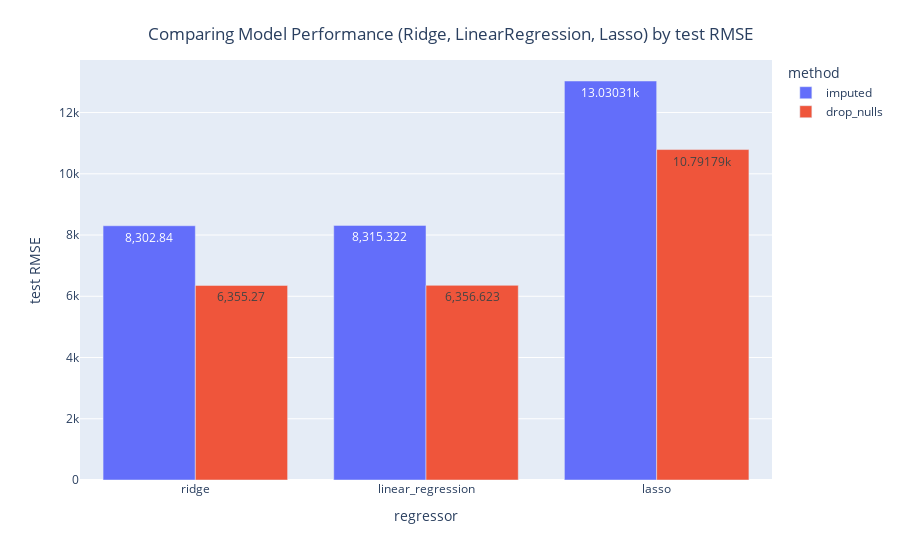
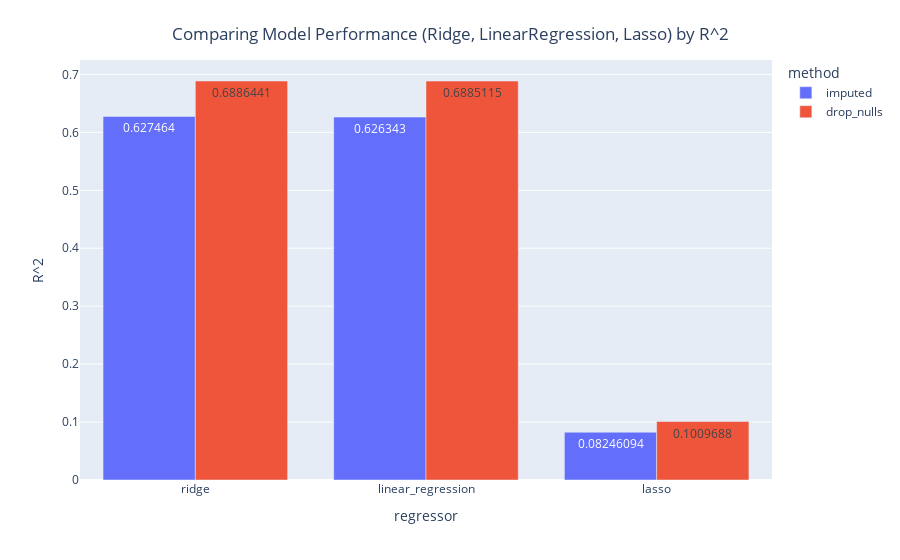

The code cell stored with these charts, in order, in its notebook:
### Code cell
df3 = pd.DataFrame(model_results)
fig = px.bar(df3, x="regressor", y=np.sqrt(df3['test_mse']),
             color="method", barmode = 'group', text_auto=True)
fig.update_layout(title='Comparing Model Performance (Ridge, LinearRegression, Lasso) by test RMSE',
                  title_x=0.5, title_y=0.95,
                  yaxis_title='test RMSE',
                  xaxis_title='regressor')
fig.show()

df3 = pd.DataFrame(model_results)
fig = px.bar(df3, x="regressor", y='r_2', color="method", barmode = 'group', text_auto=True)
fig.update_layout(title='Comparing Model Performance (Ridge, LinearRegression, Lasso) by R^2',
                  title_x=0.5, title_y=0.95,
                  yaxis_title='R^2',
                  xaxis_title='regressor')
fig.show()

df3

### Figure 1 — Plotly figure (JSON) as saved in the notebook; plotly's stock layout.template omitted (floating-point values rounded to 4 significant figures)
{"data": [{"alignmentgroup": "True", "hovertemplate": "method=imputed<br>regressor=%{x}<br>y=%{y}<extra></extra>", "legendgroup": "imputed", "marker": {"color": "#636efa", "pattern": {"shape": ""}}, "name": "imputed", "offsetgroup": "imputed", "orientation": "v", "showlegend": true, "textposition": "auto", "texttemplate": "%{y}", "type": "bar", "x": ["ridge", "linear_regression", "lasso"], "xaxis": "x", "y": [8303.0, 8315.0, 13030.0], "yaxis": "y"}, {"alignmentgroup": "True", "hovertemplate": "method=drop_nulls<br>regressor=%{x}<br>y=%{y}<extra></extra>", "legendgroup": "drop_nulls", "marker": {"color": "#EF553B", "pattern": {"shape": ""}}, "name": "drop_nulls", "offsetgroup": "drop_nulls", "orientation": "v", "showlegend": true, "textposition": "auto", "texttemplate": "%{y}", "type": "bar", "x": ["ridge", "linear_regression", "lasso"], "xaxis": "x", "y": [6355.0, 6357.0, 10790.0], "yaxis": "y"}], "layout": {"barmode": "group", "legend": {"title": {"text": "method"}, "tracegroupgap": 0}, "margin": {"t": 60}, "title": {"text": "Comparing Model Performance (Ridge, LinearRegression, Lasso) by test RMSE", "x": 0.5, "y": 0.95}, "xaxis": {"anchor": "y", "domain": [0, 1], "title": {"text": "regressor"}}, "yaxis": {"anchor": "x", "domain": [0, 1], "title": {"text": "test RMSE"}}}}

### Figure 2 — Plotly figure (JSON) as saved in the notebook; plotly's stock layout.template omitted (floating-point values rounded to 4 significant figures)
{"data": [{"alignmentgroup": "True", "hovertemplate": "method=imputed<br>regressor=%{x}<br>r_2=%{y}<extra></extra>", "legendgroup": "imputed", "marker": {"color": "#636efa", "pattern": {"shape": ""}}, "name": "imputed", "offsetgroup": "imputed", "orientation": "v", "showlegend": true, "textposition": "auto", "texttemplate": "%{y}", "type": "bar", "x": ["ridge", "linear_regression", "lasso"], "xaxis": "x", "y": [0.6275, 0.6263, 0.08246], "yaxis": "y"}, {"alignmentgroup": "True", "hovertemplate": "method=drop_nulls<br>regressor=%{x}<br>r_2=%{y}<extra></extra>", "legendgroup": "drop_nulls", "marker": {"color": "#EF553B", "pattern": {"shape": ""}}, "name": "drop_nulls", "offsetgroup": "drop_nulls", "orientation": "v", "showlegend": true, "textposition": "auto", "texttemplate": "%{y}", "type": "bar", "x": ["ridge", "linear_regression", "lasso"], "xaxis": "x", "y": [0.6886, 0.6885, 0.101], "yaxis": "y"}], "layout": {"barmode": "group", "legend": {"title": {"text": "method"}, "tracegroupgap": 0}, "margin": {"t": 60}, "title": {"text": "Comparing Model Performance (Ridge, LinearRegression, Lasso) by R^2", "x": 0.5, "y": 0.95}, "xaxis": {"anchor": "y", "domain": [0, 1], "title": {"text": "regressor"}}, "yaxis": {"anchor": "x", "domain": [0, 1], "title": {"text": "R^2"}}}}
